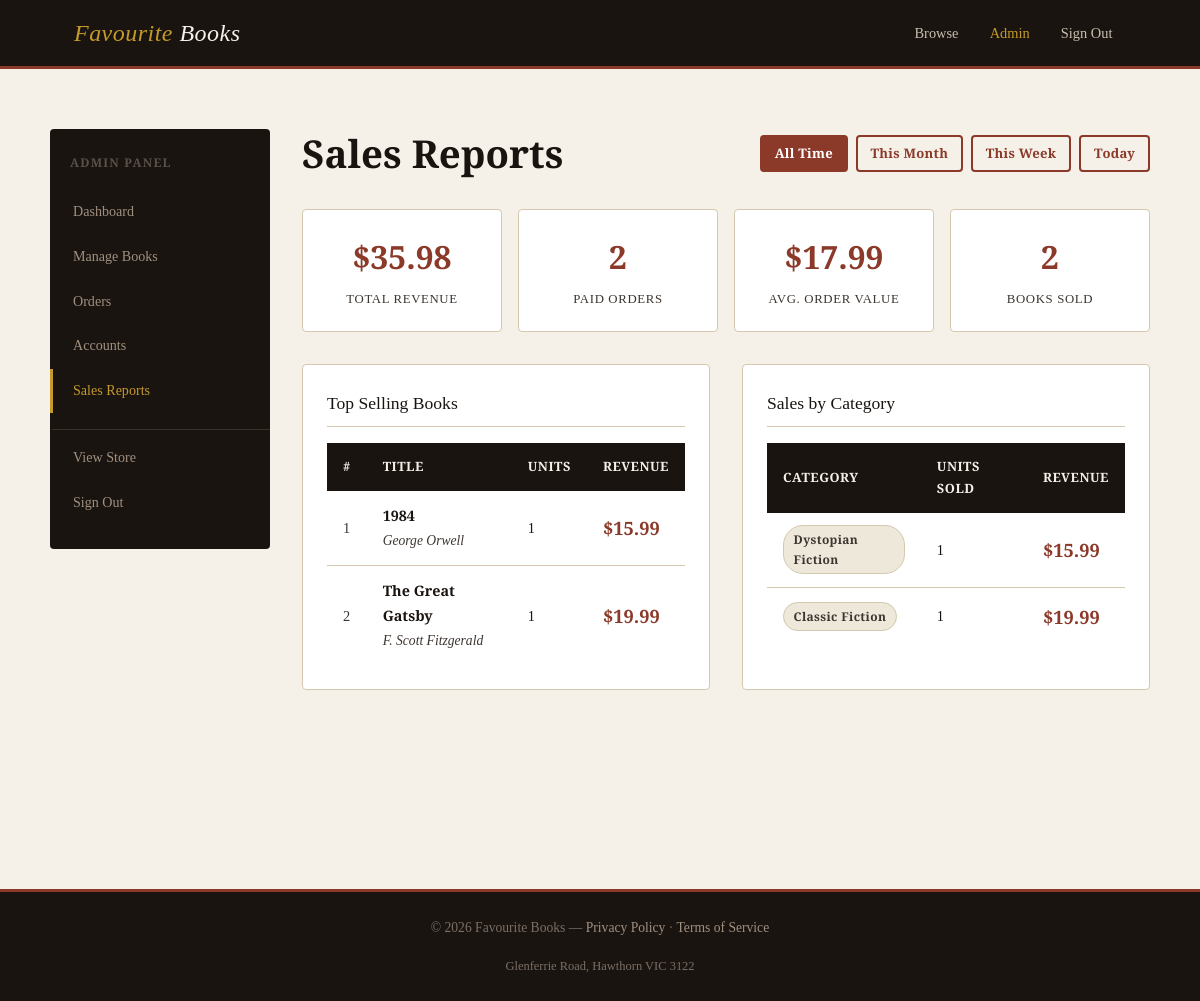
/admin/reports (signed in), run on the app's committed database.
### tables this page shows
CREATE TABLE products (
                id INTEGER PRIMARY KEY AUTOINCREMENT,
                title TEXT NOT NULL,
                author TEXT NOT NULL,
                isbn TEXT NOT NULL UNIQUE,
                price REAL NOT NULL,
                stock INTEGER NOT NULL DEFAULT 0,
                category TEXT NOT NULL,
                description TEXT,
                available INTEGER NOT NULL DEFAULT 1
            );

### app.py (the view)
@app.route("/admin/reports")
@admin_required
def admin_reports():
    period = request.args.get("period", "all")
    report = SalesReport()
    summary = report.get_summary(period)
    return render_template("admin/reports.html", summary=summary, period=period)

### app.py (called while the page is built)
def admin_required(f):
    @wraps(f)
    def decorated(*args, **kwargs):
        if "account_id" not in session:
            flash("Please log in to access this page.", "warning")
            return redirect(url_for("login"))
        if session.get("role") != "admin":
            flash("Administrator access required.", "danger")
            return redirect(url_for("index"))
        return f(*args, **kwargs)
    return decorated

### models/database.py (called while the page is built)
    def __new__(cls):
        if cls._instance is None:
            cls._instance = super().__new__(cls)
            cls._instance._connection = None
        return cls._instance

    def get_connection(self):
        if self._connection is None:
            self._connection = sqlite3.connect(self._db_path, check_same_thread=False)
            self._connection.row_factory = sqlite3.Row
            self._connection.execute("PRAGMA foreign_keys = ON")
        return self._connection

    def fetchone(self, query, params=()):
        conn = self.get_connection()
        cursor = conn.cursor()
        cursor.execute(query, params)
        return cursor.fetchone()

    def fetchall(self, query, params=()):
        conn = self.get_connection()
        cursor = conn.cursor()
        cursor.execute(query, params)
        return cursor.fetchall()

### models/report.py (called while the page is built)
    def _get_date_filter(self, period):
        filters = {
            "today": "AND DATE(created_at) = DATE('now')",
            "week": "AND created_at >= DATE('now', '-7 days')",
            "month": "AND created_at >= DATE('now', '-30 days')",
            "all": ""
        }
        return filters.get(period, "")

### templates/admin/reports.html (shortened to what this page needs)
{% extends "admin/base_admin.html" %}
{% block admin_content %}
<div style="display: flex; justify-content: space-between; align-items: center; margin-bottom: 2rem; flex-wrap: wrap; gap: 1rem;">
  <h1>Sales Reports</h1>
  <div style="display: flex; gap: 0.5rem; flex-wrap: wrap;">
    {% for label, value in [('All Time', 'all'), ('This Month', 'month'), ('This Week', 'week'), ('Today', 'today')] %}
      <a href="{{ url_for('admin_reports', period=value) }}"
         class="btn {% if period == value %}btn-primary{% else %}btn-outline{% endif %} btn-sm">
        {{ label }}
      </a>
    {% endfor %}
  </div>
</div>
<div class="stat-cards" style="margin-bottom: 2rem;">
  <div class="stat-card">
    <div class="stat-value">${{ "%.2f"|format(summary.total_revenue) }}</div>
    <div class="stat-label">Total Revenue</div>
  </div>
  <div class="stat-card">
    <div class="stat-value">{{ summary.order_count }}</div>
    <div class="stat-label">Paid Orders</div>
  </div>
  <div class="stat-card">
    <div class="stat-value">
      {% if summary.order_count > 0 %}
        ${{ "%.2f"|format(summary.total_revenue / summary.order_count) }}
      {% else %}
        $0.00
      {% endif %}
    </div>
    <div class="stat-label">Avg. Order Value</div>
  </div>
  <div class="stat-card">
    <div class="stat-value">{{ summary.top_books|length }}</div>
    <div class="stat-label">Books Sold</div>
  </div>
</div>
<div style="display: grid; grid-template-columns: 1fr 1fr; gap: 2rem;">
  <div class="panel">
    <div class="panel-title">Top Selling Books</div>
    {% if summary.top_books %}
      <table>
        <thead>
          <tr>
            <th>#</th>
            <th>Title</th>
            <th>Units</th>
            <th>Revenue</th>
          </tr>
        </thead>
        <tbody>
          {% for book in summary.top_books %}
            <tr>
              <td class="text-muted">{{ loop.index }}</td>
              <td>
                <strong>{{ book.title }}</strong><br>
                <span class="text-muted text-small" style="font-style:italic;">{{ book.author }}</span>
              </td>
              <td>{{ book.units_sold }}</td>
              <td class="price">${{ "%.2f"|format(book.book_revenue) }}</td>
            </tr>
          {% endfor %}
        </tbody>
      </table>
    {% else %}
      <p class="text-muted text-small" style="padding: 1rem 0;">No sales data for this period.</p>
    {% endif %}
  </div>
  <div class="panel">
    <div class="panel-title">Sales by Category</div>
    {% if summary.category_sales %}
      <table>
        <thead>
          <tr>
            <th>Category</th>
            <th>Units Sold</th>
            <th>Revenue</th>
          </tr>
        </thead>
        <tbody>
          {% for cat in summary.category_sales %}
            <tr>
              <td><span class="badge badge-category">{{ cat.category }}</span></td>
              <td>{{ cat.units_sold }}</td>
              <td class="price">${{ "%.2f"|format(cat.category_revenue) }}</td>
            </tr>
          {% endfor %}
        </tbody>
      </table>
    {% else %}
      <p class="text-muted text-small" style="padding: 1rem 0;">No sales data for this period.</p>
    {% endif %}
  </div>
</div>
{% endblock %}

### static/css/style.css (style rules this page uses)
:root { --cream: #f5f0e8; --parchment: #ede8da; --ink: #1a1410; --ink-light: #3d3530; --rust: #8b3a2a; --rust-hover: #6e2d20; --gold: #c49a2a; --sage: #4a5e4a; --border: #d4c9b0; --shadow: rgba(26, 20, 16, 0.12); --success: #3a6b3a; --danger: #8b2a2a; --warning: #7a5c1a; --info: #2a4a6b; --radius: 4px; --transition: 0.2s ease; }
*, *::before, *::after { box-sizing: border-box; margin: 0; padding: 0; }
html { font-size: 16px; scroll-behavior: smooth; }
body { font-family: 'Source Serif 4', Georgia, serif; background-color: var(--cream); color: var(--ink); line-height: 1.7; min-height: 100vh; display: flex; flex-direction: column; }
h1, h2, h3, h4, h5 { font-family: 'Playfair Display', Georgia, serif; font-weight: 700; line-height: 1.25; color: var(--ink); }
h1 { font-size: 2.4rem; }
a { color: var(--rust); text-decoration: none; transition: color var(--transition); }
.btn { display: inline-block; padding: 0.6rem 1.4rem; border: 2px solid transparent; border-radius: var(--radius); font-family: 'Source Serif 4', serif; font-size: 0.9rem; font-weight: 600; cursor: pointer; transition: all var(--transition); text-decoration: none !important; letter-spacing: 0.02em; }
.btn-primary { background: var(--rust); color: white; border-color: var(--rust); }
.btn-outline { background: transparent; color: var(--rust); border-color: var(--rust); }
.btn-sm { padding: 0.35rem 0.8rem; font-size: 0.82rem; }
.price { font-family: 'Playfair Display', serif; font-size: 1.15rem; color: var(--rust); font-weight: 700; }
.badge { display: inline-block; padding: 0.2rem 0.6rem; border-radius: 20px; font-size: 0.75rem; font-weight: 600; letter-spacing: 0.03em; }
.badge-category { background: var(--parchment); color: var(--ink-light); border: 1px solid var(--border); }
table { width: 100%; border-collapse: collapse; font-size: 0.9rem; }
thead { background: var(--ink); color: var(--cream); }
thead th { padding: 0.8rem 1rem; font-family: 'Source Serif 4', serif; font-weight: 600; text-align: left; letter-spacing: 0.04em; font-size: 0.8rem; text-transform: uppercase; }
tbody tr { border-bottom: 1px solid var(--border); transition: background var(--transition); }
tbody td { padding: 0.8rem 1rem; vertical-align: middle; }
tbody tr:last-child { border-bottom: none; }
.stat-cards { display: grid; grid-template-columns: repeat(auto-fit, minmax(160px, 1fr)); gap: 1rem; margin-bottom: 2rem; }
.stat-card { background: white; border: 1px solid var(--border); border-radius: var(--radius); padding: 1.25rem; text-align: center; }
.stat-card .stat-value { font-family: 'Playfair Display', serif; font-size: 2rem; color: var(--rust); font-weight: 700; }
.stat-card .stat-label { font-size: 0.8rem; text-transform: uppercase; letter-spacing: 0.05em; color: var(--ink-light); margin-top: 0.25rem; }
.text-muted { color: var(--ink-light); }
.text-small { font-size: 0.85rem; }
.panel { background: white; border: 1px solid var(--border); border-radius: var(--radius); padding: 1.5rem; margin-bottom: 1.5rem; }
.panel-title { font-family: 'Playfair Display', serif; font-size: 1.1rem; margin-bottom: 1rem; padding-bottom: 0.5rem; border-bottom: 1px solid var(--border); }

### data on the page
products: title "1984", author "George Orwell", units_sold "1", book_revenue "15.99", category "Dystopian Fiction", category_revenue "15.99"
products: title "The Great Gatsby", author "F. Scott Fitzgerald", units_sold "1", book_revenue "19.99", category "Classic Fiction", category_revenue "19.99"

### other printed values
{{ label }} "All Time" "This Month" "This Week" "Today"
{{ "%.2f"|format(summary.total_revenue) }} "35.98"
{{ summary.order_count }} "2"
{{ "%.2f"|format(summary.total_revenue / summary.order_count) }} "17.99"
{{ summary.top_books|length }} "2"
